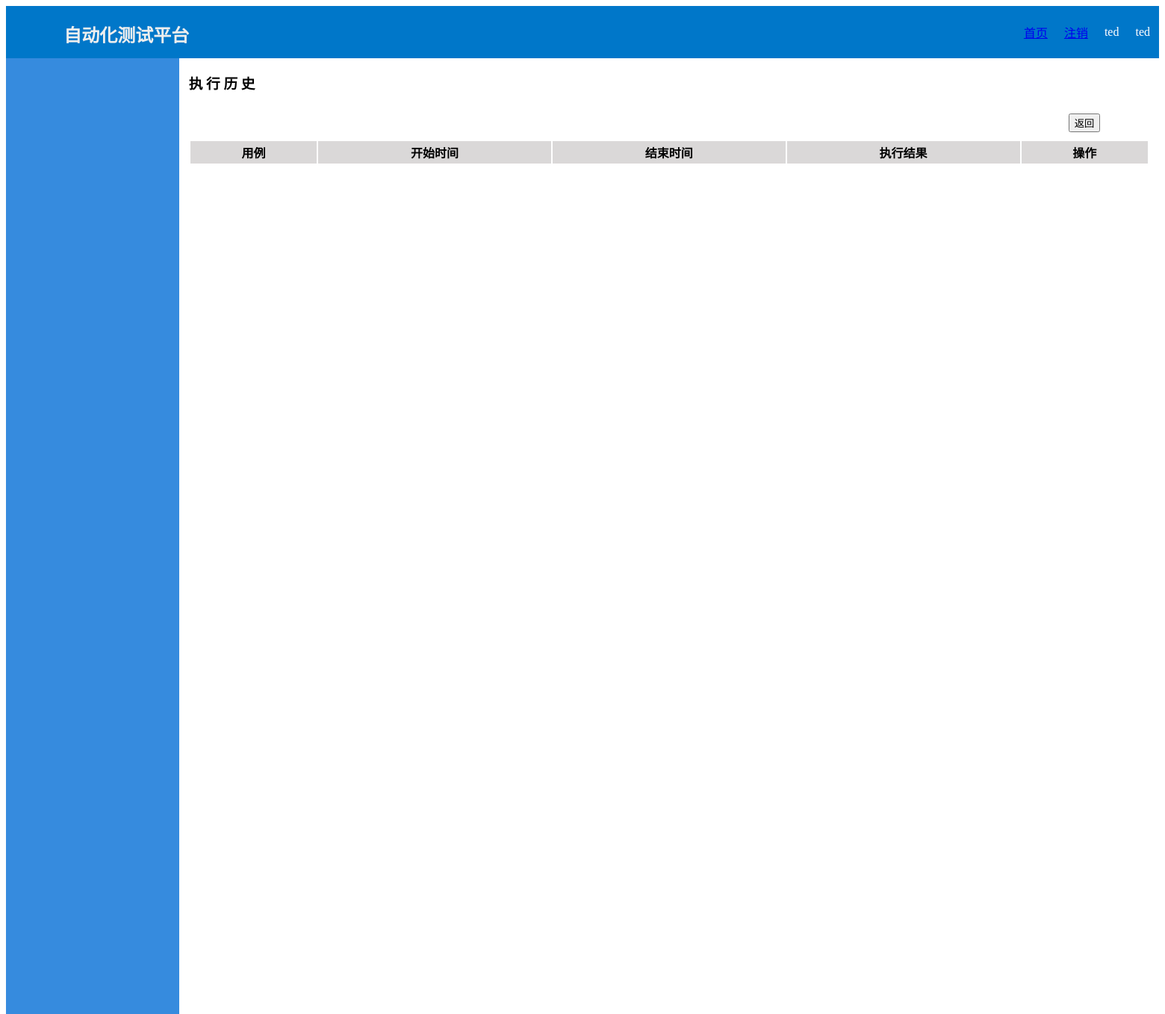
Page /testplan/1/result/1 (signed in) on the earlier database version.
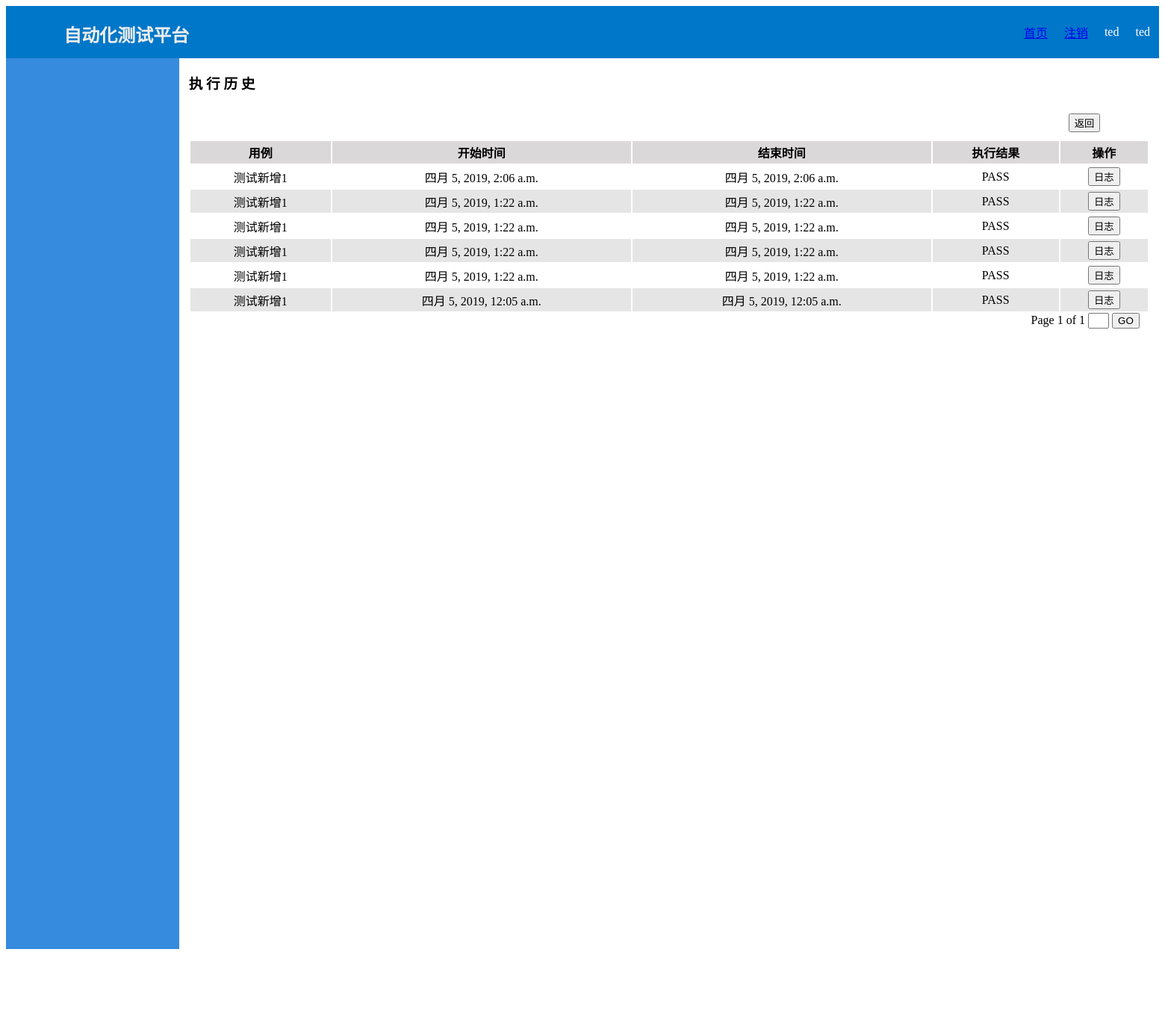
Same page on the later database version.
### testplan/models.py (models this page shows)
class TP_Run_His(models.Model):
    testplan = models.ForeignKey(TestPlan, on_delete=models.PROTECT)
    case = models.ForeignKey(TestCase, on_delete=models.SET(''), null=True, blank=True)
    beg_time = models.DateTimeField(null=True, blank=True)
    end_time = models.DateTimeField(null=True, blank=True)
    result = models.CharField(max_length=20, null=True, blank=True)
    log_path = models.CharField(max_length=72, null=True, blank=True)
    update_time = models.DateTimeField(auto_now=True)

class TestPlan(models.Model):
    no = models.CharField(max_length=20)
    name = models.CharField(max_length=50)
    project = models.ForeignKey(Projects, on_delete=models.PROTECT)
    charge = models.ForeignKey(User('username'), on_delete=models.SET('Null'))
    case = models.ForeignKey(TestCase, on_delete=models.SET(''), null=True, blank=True)
    ds = models.ForeignKey(Datasource, on_delete=models.SET(''), null=True, blank=True)
    ip = models.GenericIPAddressField(null=True, blank=True)
    ds_range = models.CharField(max_length=72, null=True, blank=True)
    status = models.CharField(max_length=20, null=True, blank=True)
    update_time = models.DateTimeField(auto_now=True)
    def __str__(self):
        return self.name

### testplan/views.py (the view)
# urls.py: path('<int:testplan_id>/result/<int:page>', views.result_list, name='result_list'),
@login_required
def result_list(request, testplan_id, page):
    testplan = TestPlan.objects.get(id=testplan_id)
    project = Projects.objects.get(id=testplan.project_id)
    user_name = request.session['user_name']
    user_group = request.session['user_group']
    rmenu = RoleMenu.objects.filter(role_name=user_group).values('menu')
    menu = Menu.objects.filter(menu_text__in=rmenu).order_by('order')
    context = {'menu': menu,
               'user_group': user_group,
               'user_name': user_name,
               'project': project,
               }
    his_list = TP_Run_His.objects.filter(testplan_id=testplan_id).order_by('-update_time')
    paginator = Paginator(his_list, 10)
    try:
        his_list = paginator.page(page)
    except PageNotAnInteger:
        his_list = paginator.page(1)
    except EmptyPage:
        his_list = paginator.page(paginator.num_pages)
    if his_list:
        context['his_list'] = his_list
        return render(request, 'testplan/result.html', context)
    else:
        return render(request, 'testplan/result.html', context)

### testplan/templates/testplan/result.html (shortened to what this page needs)
{% extends "base.html" %}
{% load static %}
{% block content %}
<div class="result_list">
    <h3 class="result" style="display: inline-block">执 行 历 史</h3>
    <div class="btn1" id="back" style="position: relative; left:90%; margin: 10px">
        {% if project %}
        <button onclick="to('{% url 'testplan:search_result' project.id 1 %}')">返回</button>
        {% else %}
        <button onclick="to('{% url 'testplan:testplan'%}')">返回</button>
        {% endif %}
    </div>
        <table id="list">
            <thead>
                <tr>
                    <th>用例</th>
                    <th>开始时间</th>
                    <th>结束时间</th>
                    <th>执行结果</th>
                    <th>操作</th>
                </tr>
            </thead>
    {% if his_list %}
            <tbody>
                {% for his in his_list %}
                    {% if forloop.counter|divisibleby:"2" %}
                    <tr class="even">
                    {% else %}
                    <tr>
                    {% endif %}
                    <td>{{his.testplan}}</td>
                    <td>{{his.beg_time}}</td>
                    <td>{{his.end_time}}</td>
                    <td>{{his.result}}</td>
                    <td>
                        <button onclick="to('{% url 'testplan:log' his.testplan_id his.id %}')">日志</button>
                    </td>
                    </tr>
                {% endfor %}
            </tbody>
        </table>
    <div class="pagination">
        <span class="current">Page {{his_list.number}} of {{his_list.paginator.num_pages}}</span>
        <input id="pg" type="text" style="width: 1.5em;">
        <button id="go">GO</button>
    </div>
    {% endif %}
</div>
{% endblock %}

Differences in the rows shown:
added TP_Run_His: testplan "测试新增1", beg_time "四月 5, 2019, 2:06 a.m.", end_time "四月 5, 2019, 2:06 a.m.", result "PASS"
added TP_Run_His: testplan "测试新增1", beg_time "四月 5, 2019, 1:22 a.m.", end_time "四月 5, 2019, 1:22 a.m.", result "PASS"
added TP_Run_His: testplan "测试新增1", beg_time "四月 5, 2019, 1:22 a.m.", end_time "四月 5, 2019, 1:22 a.m.", result "PASS"
added TP_Run_His: testplan "测试新增1", beg_time "四月 5, 2019, 1:22 a.m.", end_time "四月 5, 2019, 1:22 a.m.", result "PASS"
added TP_Run_His: testplan "测试新增1", beg_time "四月 5, 2019, 1:22 a.m.", end_time "四月 5, 2019, 1:22 a.m.", result "PASS"
added TP_Run_His: testplan "测试新增1", beg_time "四月 5, 2019, 12:05 a.m.", end_time "四月 5, 2019, 12:05 a.m.", result "PASS"
Other differences:
{{ his_list.number }}: (not shown) → "1"
{{ his_list.paginator.num_pages }}: (not shown) → "1"
text now shown: "Page of GO"
